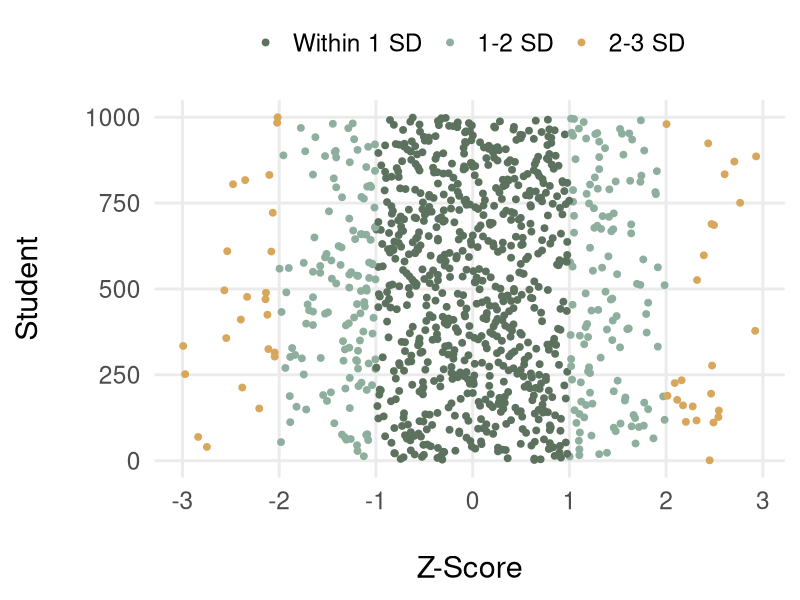
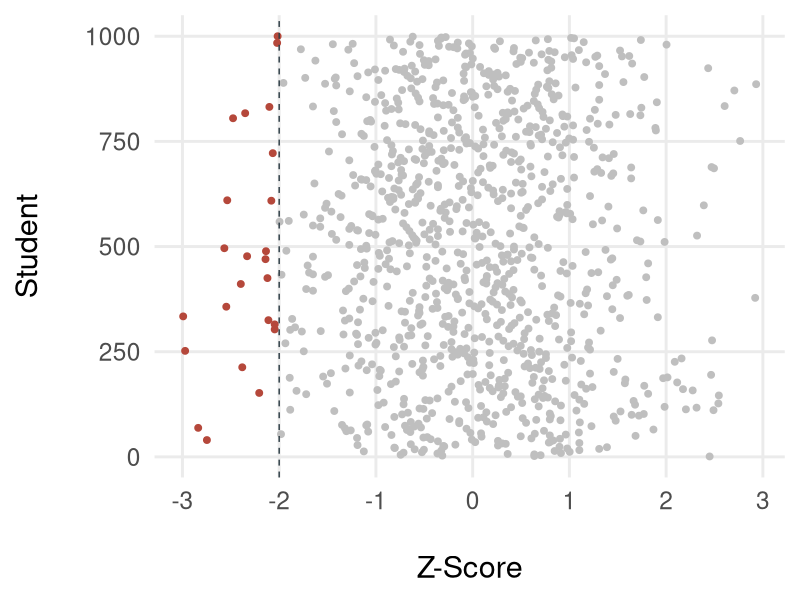
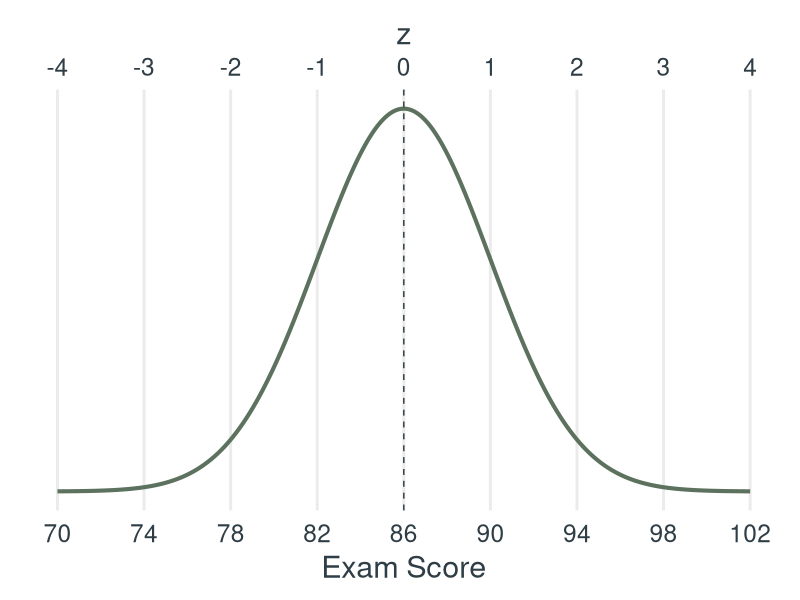
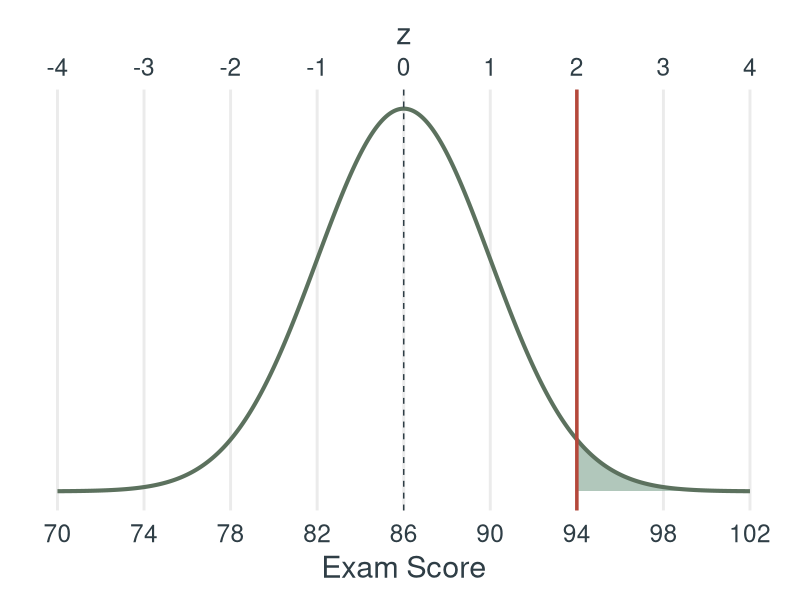
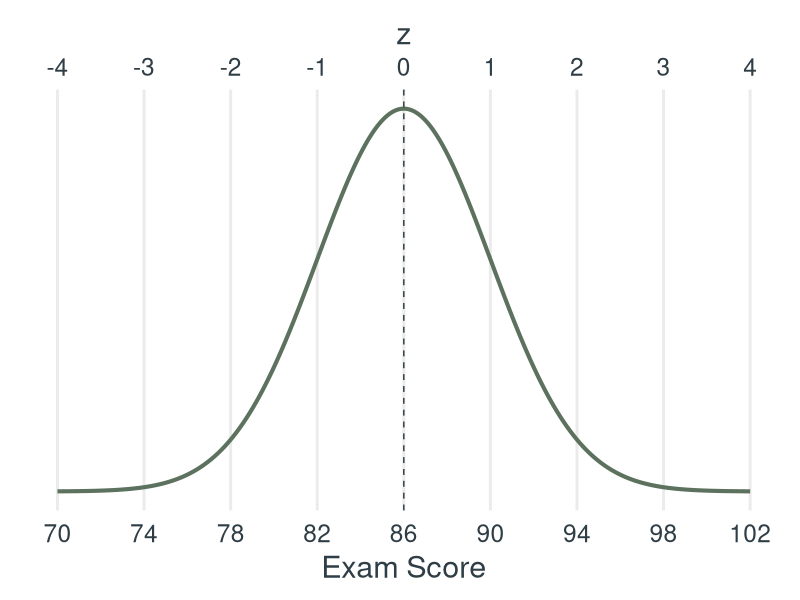
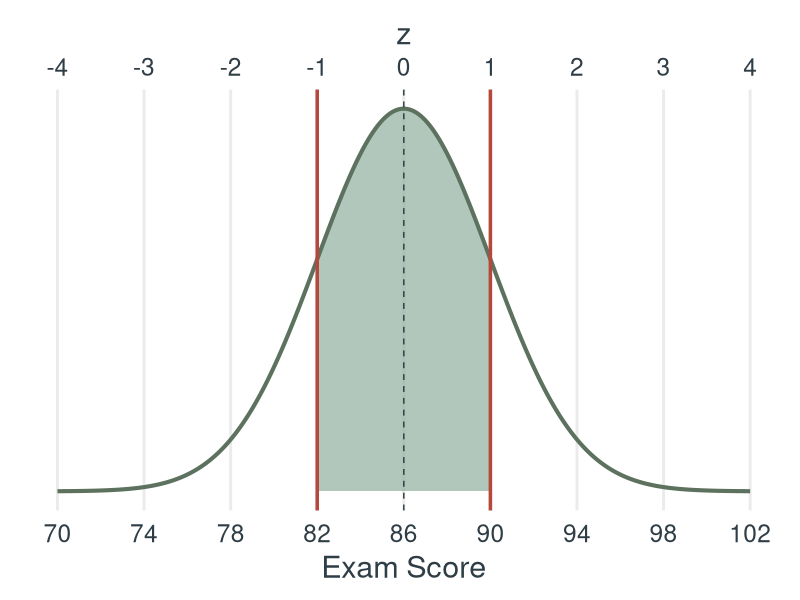
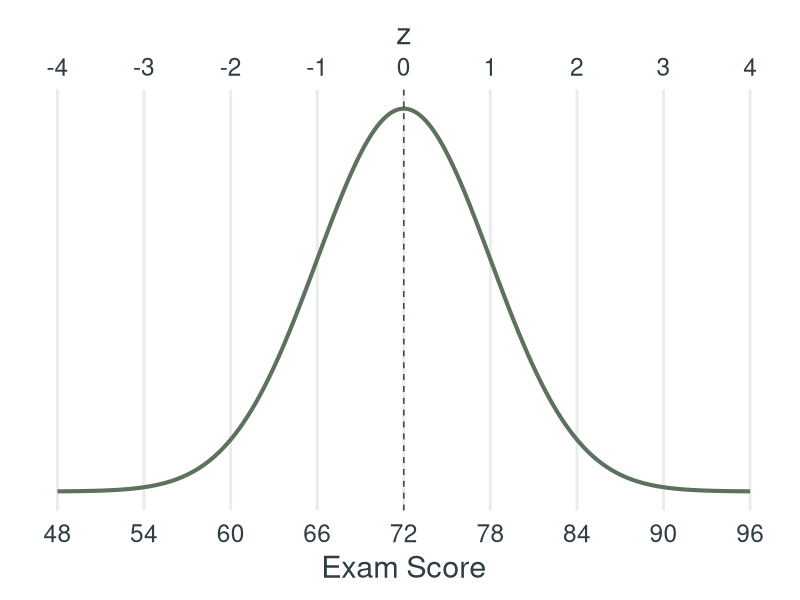
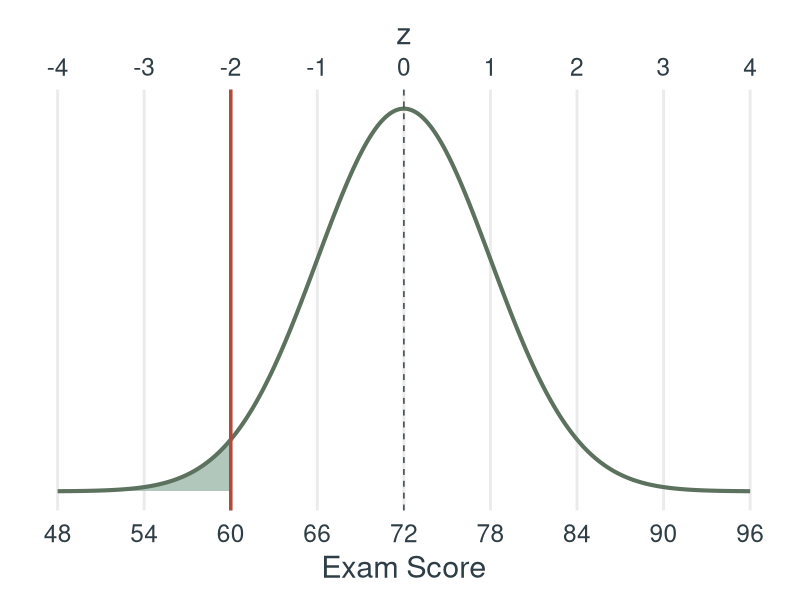

The R source for these figures, in order:
## ---- chunk 1
#| include: false
# Math colors follow lec4's symbol-coloring convention (trial, 9/21):
#   x-bar (mean) -> blue, s (standard deviation) -> orange.
#   Plain x, z, and raw numbers stay uncolored.
# NOTE: lec5's formula slide uses a different mapping (x orange, x-bar red,
# s pink) -- pick one before promoting either to DESIGN_SYSTEM.md.
library(dplyr)
library(ggplot2)

# Site tokens (see custom.scss / DESIGN_SYSTEM.md)
sage   <- "#5C715E"  # $accent
sage2  <- "#8FAF9E"  # $accent2
sage3  <- "#A7C7B5"  # $accent3
ink    <- "#2F3E46"  # $body-color
hot    <- "#B5483B"  # "look here" highlight -- deliberate exception, like lec4's red mean line

# One normal curve, drawn from the theoretical density (not simulated data),
# so the dashed mean line and the z-axis land exactly where the slide says.
# shade = c(lower, upper) fills that region; marks = raw scores to draw lines at.
curve_plot <- function(mu, sigma, shade = NULL, marks = NULL,
                       xlab = "Exam Score") {
  d <- tibble(
    x = seq(mu - 4 * sigma, mu + 4 * sigma, length.out = 800),
    y = dnorm(x, mu, sigma)
  )
  p <- ggplot(d, aes(x, y))
  if (!is.null(shade)) {
    p <- p + geom_area(
      data = filter(d, x >= shade[1], x <= shade[2]),
      fill = sage2, alpha = .7
    )
  }
  p <- p +
    geom_line(color = sage, linewidth = 1.4) +
    geom_vline(xintercept = mu, linetype = "dashed", color = ink) +
    scale_x_continuous(
      breaks = seq(mu - 4 * sigma, mu + 4 * sigma, by = sigma),
      sec.axis = sec_axis(~ (. - mu) / sigma, name = "z", breaks = -4:4)
    ) +
    labs(x = xlab, y = NULL) +
    theme_minimal(base_size = 22) +
    theme(
      axis.text.y = element_blank(),
      panel.grid.minor = element_blank(),
      panel.grid.major.y = element_blank(),
      axis.title = element_text(color = ink),
      axis.text.x = element_text(color = ink)
    )
  if (!is.null(marks)) {
    p <- p + geom_vline(xintercept = marks, color = hot, linewidth = 1.2)
  }
  p
}
## ---- chunk 2
#| fig-width: 12
#| fig-height: 6.5
set.seed(616)
z1 <- tibble(
  student = 1:1000,
  x = rnorm(1000, 75, 2) |> round(2),
  z = (x - mean(x)) / sd(x)
) |>
  mutate(
    band = case_when(
      abs(z) <= 1 ~ "Within 1 SD",
      abs(z) <= 2 ~ "1-2 SD",
      abs(z) <= 3 ~ "2-3 SD",
      TRUE        ~ "Beyond 3 SD"
    ),
    band = factor(band, levels = c("Within 1 SD", "1-2 SD", "2-3 SD", "Beyond 3 SD"))
  )

z1 |>
  ggplot(aes(z, student, color = band)) +
  geom_point(size = 2) +
  scale_color_manual(
    values = c("Within 1 SD" = sage, "1-2 SD" = sage2, "2-3 SD" = "#D9A75B", "Beyond 3 SD" = hot),
    name = NULL
  ) +
  scale_x_continuous(breaks = -4:4) +
  theme_minimal(base_size = 22) +
  theme(panel.grid.minor = element_blank(), legend.position = "top") +
  labs(x = "\nZ-Score", y = "Student\n")
## ---- chunk 3
#| fig-width: 12
#| fig-height: 6.5
z1 |>
  ggplot(aes(z, student)) +
  geom_point(aes(color = ifelse(z <= -2, hot, "grey75")), size = 2) +
  geom_vline(xintercept = -2, color = ink, linetype = "dashed") +
  scale_color_identity() +
  scale_x_continuous(breaks = -4:4) +
  theme_minimal(base_size = 22) +
  theme(panel.grid.minor = element_blank()) +
  labs(x = "\nZ-Score", y = "Student\n")
## ---- chunk 4
#| fig-width: 13
#| fig-height: 4.4
curve_plot(86, 4)
## ---- chunk 5
#| fig-width: 13
#| fig-height: 4.4
curve_plot(86, 4, shade = c(94, Inf), marks = 94)
## ---- chunk 6
#| fig-width: 13
#| fig-height: 4.4
curve_plot(86, 4)
## ---- chunk 7
#| fig-width: 13
#| fig-height: 4.4
curve_plot(86, 4, shade = c(82, 90), marks = c(82, 90))
## ---- chunk 8
#| fig-width: 14
#| fig-height: 3.2
curve_plot(72, 6)
## ---- chunk 9
#| fig-width: 14
#| fig-height: 3.2
curve_plot(72, 6, shade = c(-Inf, 60), marks = 60)
